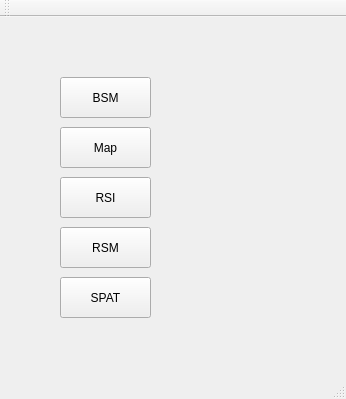
<?xml version="1.0" encoding="UTF-8"?>
<ui version="4.0">
 <class>MainWindow</class>
 <widget class="QMainWindow" name="MainWindow">
  <property name="geometry">
   <rect>
    <x>0</x>
    <y>0</y>
    <width>346</width>
    <height>399</height>
   </rect>
  </property>
  <property name="windowTitle">
   <string>MainWindow</string>
  </property>
  <widget class="QWidget" name="centralWidget">
   <widget class="QPushButton" name="BSMBtn">
    <property name="geometry">
     <rect>
      <x>60</x>
      <y>60</y>
      <width>91</width>
      <height>41</height>
     </rect>
    </property>
    <property name="text">
     <string>BSM</string>
    </property>
   </widget>
   <widget class="QPushButton" name="MapBtn">
    <property name="geometry">
     <rect>
      <x>60</x>
      <y>110</y>
      <width>91</width>
      <height>41</height>
     </rect>
    </property>
    <property name="text">
     <string>Map</string>
    </property>
   </widget>
   <widget class="QPushButton" name="RSIBtn">
    <property name="geometry">
     <rect>
      <x>60</x>
      <y>160</y>
      <width>91</width>
      <height>41</height>
     </rect>
    </property>
    <property name="text">
     <string>RSI</string>
    </property>
   </widget>
   <widget class="QPushButton" name="RSMBtn">
    <property name="geometry">
     <rect>
      <x>60</x>
      <y>210</y>
      <width>91</width>
      <height>41</height>
     </rect>
    </property>
    <property name="text">
     <string>RSM</string>
    </property>
   </widget>
   <widget class="QPushButton" name="SPATBtn">
    <property name="geometry">
     <rect>
      <x>60</x>
      <y>260</y>
      <width>91</width>
      <height>41</height>
     </rect>
    </property>
    <property name="text">
     <string>SPAT</string>
    </property>
   </widget>
  </widget>
  <widget class="QMenuBar" name="menuBar">
   <property name="geometry">
    <rect>
     <x>0</x>
     <y>0</y>
     <width>346</width>
     <height>28</height>
    </rect>
   </property>
  </widget>
  <widget class="QToolBar" name="mainToolBar">
   <attribute name="toolBarArea">
    <enum>TopToolBarArea</enum>
   </attribute>
   <attribute name="toolBarBreak">
    <bool>false</bool>
   </attribute>
  </widget>
  <widget class="QStatusBar" name="statusBar"/>
 </widget>
 <layoutdefault spacing="6" margin="11"/>
 <resources/>
 <connections/>
</ui>
